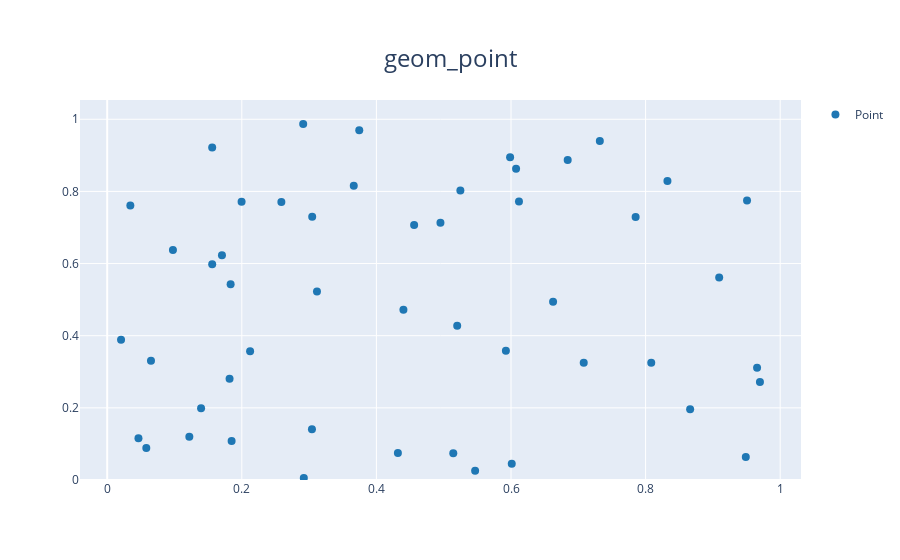

Here is the notebook cell this chart was saved with:
### Markdown cell above
## 1. GEOMS - All Geometry Types

### Code cell
# geom_point - Scatter plot
df = pd.DataFrame({'x': np.random.rand(50), 'y': np.random.rand(50)})
ggplot(df, aes(x='x', y='y')) + geom_point() + ggtitle('geom_point')

### Figure 1 — Plotly figure (JSON) as saved in the notebook; plotly's stock layout.template omitted (floating-point values rounded to 4 significant figures)
{"data": [{"marker": {"color": "#1f77b4", "size": 8}, "mode": "markers", "name": "Point", "opacity": 1, "showlegend": true, "type": "scatter", "x": [0.3745, 0.9507, 0.732, 0.5987, 0.156, 0.156, 0.05808, 0.8662, 0.6011, 0.7081, 0.02058, 0.9699, 0.8324, 0.2123, 0.1818, 0.1834, 0.3042, 0.5248, 0.4319, 0.2912, 0.6119, 0.1395, 0.2921, 0.3664, 0.4561, 0.7852, 0.1997, 0.5142, 0.5924, 0.04645, 0.6075, 0.1705, 0.06505, 0.9489, 0.9656, 0.8084, 0.3046, 0.09767, 0.6842, 0.4402, 0.122, 0.4952, 0.03439, 0.9093, 0.2588, 0.6625, 0.3117, 0.5201, 0.5467, 0.1849], "xaxis": "x", "y": [0.9696, 0.7751, 0.9395, 0.8948, 0.5979, 0.9219, 0.08849, 0.196, 0.04523, 0.3253, 0.3887, 0.2713, 0.8287, 0.3568, 0.2809, 0.5427, 0.1409, 0.8022, 0.07455, 0.9869, 0.7722, 0.1987, 0.005522, 0.8155, 0.7069, 0.729, 0.7713, 0.07404, 0.3585, 0.1159, 0.8631, 0.6233, 0.3309, 0.06356, 0.311, 0.3252, 0.7296, 0.6376, 0.8872, 0.4722, 0.1196, 0.7132, 0.7608, 0.5613, 0.771, 0.4938, 0.5227, 0.4275, 0.02542, 0.1079], "yaxis": "y"}], "layout": {"legend": {"x": 1.02, "xanchor": "left", "y": 1, "yanchor": "top"}, "showlegend": true, "title": {"font": {"size": 24}, "text": "geom_point", "x": 0.5, "xanchor": "center", "yanchor": "top"}, "xaxis": {"anchor": "y", "domain": [0, 1]}, "yaxis": {"anchor": "x", "domain": [0, 1], "rangemode": "tozero"}}}
